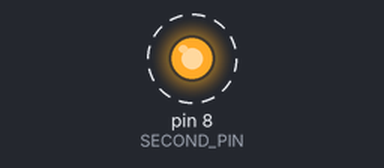
Simulated run of this sketch. Board: Arduino Uno, built with avr-gcc and run on an emulated ATmega328P. Parts: output pins drawn as LEDs (lit = HIGH). Dashed ring = blinking. Pins used as bus, display or sensor lines are not drawn.

Above: at 0.5 s.
Timing chart, 0 to 4.6 s (numbered marks = the images above):
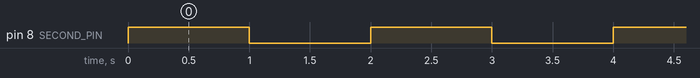

Measured:
- by itself, pin 8 (SECOND_PIN): alternates HIGH for 1.0 s and LOW for 1.0 s

The sketch:

Arduino_Blink_Light.ino
```cpp
const int FIRST_PIN = 12;
const int SECOND_PIN = 8;
const unsigned long BLINK_UNTIL_DELAY_MS = 1000;

void setup() {
  // put your setup code here, to run once:
  pinMode(FIRST_PIN, OUTPUT);
  pinMode(SECOND_PIN, OUTPUT);
}

void loop() {
  // put your main code here, to run repeatedly:
  turnOn();

  delay(BLINK_UNTIL_DELAY_MS);

  turnOff();

  delay(BLINK_UNTIL_DELAY_MS);
}

void turnOff() {
  digitalWrite(FIRST_PIN, LOW);
  digitalWrite(SECOND_PIN, LOW);
}

void turnOn() {
  digitalWrite(FIRST_PIN, HIGH);
  digitalWrite(SECOND_PIN, HIGH);
}
```
